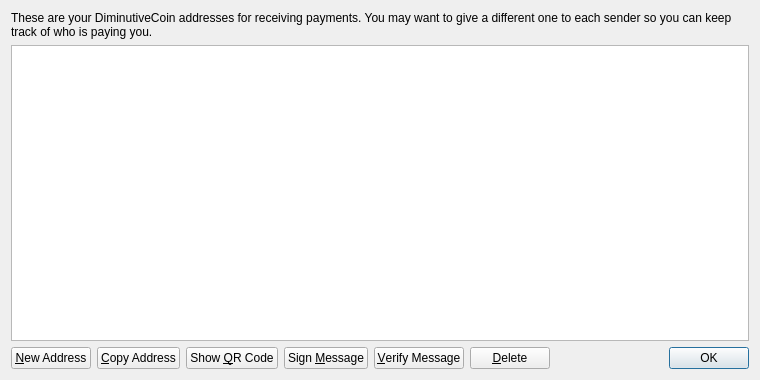
<?xml version="1.0" encoding="UTF-8"?>
<ui version="4.0">
 <class>AddressBookPage</class>
 <widget class="QWidget" name="AddressBookPage">
  <property name="geometry">
   <rect>
    <x>0</x>
    <y>0</y>
    <width>760</width>
    <height>380</height>
   </rect>
  </property>
  <property name="windowTitle">
   <string>Address Book</string>
  </property>
  <layout class="QVBoxLayout" name="verticalLayout">
   <item>
    <widget class="QLabel" name="labelExplanation">
     <property name="text">
      <string>These are your DiminutiveCoin addresses for receiving payments. You may want to give a different one to each sender so you can keep track of who is paying you.</string>
     </property>
     <property name="textFormat">
      <enum>Qt::PlainText</enum>
     </property>
     <property name="wordWrap">
      <bool>true</bool>
     </property>
    </widget>
   </item>
   <item>
    <widget class="QTableView" name="tableView">
     <property name="contextMenuPolicy">
      <enum>Qt::CustomContextMenu</enum>
     </property>
     <property name="toolTip">
      <string>Double-click to edit address or label</string>
     </property>
     <property name="tabKeyNavigation">
      <bool>false</bool>
     </property>
     <property name="selectionMode">
      <enum>QAbstractItemView::SingleSelection</enum>
     </property>
     <property name="selectionBehavior">
      <enum>QAbstractItemView::SelectRows</enum>
     </property>
     <property name="sortingEnabled">
      <bool>true</bool>
     </property>
     <attribute name="verticalHeaderVisible">
      <bool>false</bool>
     </attribute>
    </widget>
   </item>
   <item>
    <layout class="QHBoxLayout" name="horizontalLayout">
     <item>
      <widget class="QPushButton" name="newAddressButton">
       <property name="toolTip">
        <string>Create a new address</string>
       </property>
       <property name="text">
        <string>&amp;New Address</string>
       </property>
      </widget>
     </item>
     <item>
      <widget class="QPushButton" name="copyToClipboard">
       <property name="toolTip">
        <string>Copy the currently selected address to the system clipboard</string>
       </property>
       <property name="text">
        <string>&amp;Copy Address</string>
       </property>
      </widget>
     </item>
     <item>
      <widget class="QPushButton" name="showQRCode">
       <property name="text">
        <string>Show &amp;QR Code</string>
       </property>
      </widget>
     </item>
     <item>
      <widget class="QPushButton" name="signMessage">
       <property name="toolTip">
        <string>Sign a message to prove you own a DiminutiveCoin address</string>
       </property>
       <property name="text">
        <string>Sign &amp;Message</string>
       </property>
      </widget>
     </item>
     <item>
      <widget class="QPushButton" name="verifyMessage">
       <property name="toolTip">
        <string>Verify a message to ensure it was signed with a specified DiminutiveCoin address</string>
       </property>
       <property name="text">
        <string>&amp;Verify Message</string>
       </property>
      </widget>
     </item>
     <item>
      <widget class="QPushButton" name="deleteButton">
       <property name="toolTip">
        <string>Delete the currently selected address from the list</string>
       </property>
       <property name="text">
        <string>&amp;Delete</string>
       </property>
      </widget>
     </item>
     <item>
      <spacer name="horizontalSpacer">
       <property name="orientation">
        <enum>Qt::Horizontal</enum>
       </property>
       <property name="sizeHint" stdset="0">
        <size>
         <width>40</width>
         <height>20</height>
        </size>
       </property>
      </spacer>
     </item>
     <item>
      <widget class="QDialogButtonBox" name="buttonBox">
       <property name="sizePolicy">
        <sizepolicy hsizetype="Maximum" vsizetype="Fixed">
         <horstretch>0</horstretch>
         <verstretch>0</verstretch>
        </sizepolicy>
       </property>
       <property name="standardButtons">
        <set>QDialogButtonBox::Ok</set>
       </property>
      </widget>
     </item>
    </layout>
   </item>
  </layout>
 </widget>
 <resources>
  <include location="../diminutivecoin.qrc"/>
 </resources>
 <connections/>
</ui>
